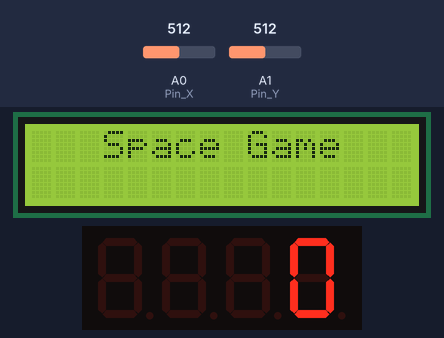
The sketch below on a simulated Arduino Uno, built with avr-gcc and run on an emulated ATmega328P. Parts: 16×2 character LCD, 4-digit seven-segment display. The inputs (shaded band) are chosen by the test bench; at power-on: A0 (Pin_X) = 512, A1 (Pin_Y) = 512. Random numbers use the default seed unless the sketch sets one.

Above: at 0.1 s.
At 2.7 s:
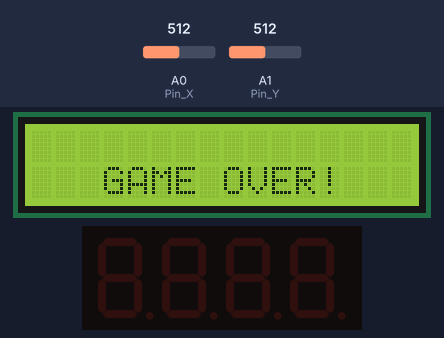
2.8 s: A0 (Pin_X) set to 710
5.8 s: A1 (Pin_Y) set to 685
7.3 s: A1 (Pin_Y) set to 718
10.3 s: A1 (Pin_Y) set to 309
11.8 s: A1 (Pin_Y) set to 288
At 11.96 s:
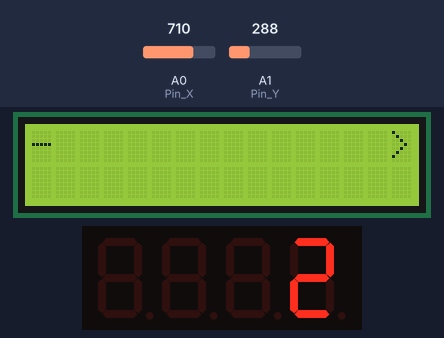

The sketch:

CosmicDash.ino
```cpp
#include <Wire.h>
#include <LiquidCrystal_I2C.h>
#include <TM1637Display.h>
LiquidCrystal_I2C lcd(0x27, 16, 2);
#define CLK 2
#define DIO 3
TM1637Display display(CLK, DIO);
#define Pin_X A0
#define Pin_Y A1
int playerX=0;
int playerY=0;
int bulletX=15;
int bulletY=0;
bool bulletActive=true;
int score=0;
unsigned long lastMoveTime=0;
int gameSpeed=50;
void setup() {
 lcd.init();
  lcd.backlight(); // put your setup code here, to run once:
display.setBrightness(0x0f);
display.showNumberDec(score);
lcd.setCursor(3,0);
lcd.print("Space Game");
delay(1500);
lcd.clear();


}

void loop() {
  int joyX= analogRead(Pin_X);
  int joyY= analogRead(Pin_Y);
  lcd.setCursor(playerX, playerY);
  lcd.print(" ");
  if(joyY < 300) playerY=0;
  if(joyY > 700) playerY=1;
  if(joyX<300 && playerX>0) playerX--;
   if(joyX>700 && playerX<15) playerX++;
   if(millis()-lastMoveTime>gameSpeed){
    lastMoveTime=millis();

    lcd.setCursor(bulletX, bulletY);
    lcd.print(" ");
    if(bulletActive){
      bulletX--;
      if(bulletX<0){
        score++;
        display.showNumberDec(score);
        bulletX=15;
        bulletY=random(0,2);
        if(gameSpeed>100) gameSpeed -=15;
      }
    }
   }
   if(playerX == bulletX && playerY == bulletY){
    lcd.clear();
    lcd.setCursor(3, 1);
    lcd.print("GAME OVER!");
    for(int i=0;i<3;i++){
      display.clear();
      delay(300);
      display.showNumberDec(score);
      delay(300);
    }
    score=0;
    gameSpeed=50;
    playerX=0;
    playerY=0;
    bulletX=15;
    bulletY=random(0,2);
    display.showNumberDec(score);
    lcd.clear();

   }
   lcd.setCursor(bulletX, bulletY);
   lcd.print("-");
   lcd.setCursor(playerX, playerY);
   lcd.print(">");
   delay(50);
  // put your main code here, to run repeatedly:

}
```

Measured:
- the behaviour switches between 300 and 299 on A1 (Pin_Y) (found by bisection; images 1 and 2)
